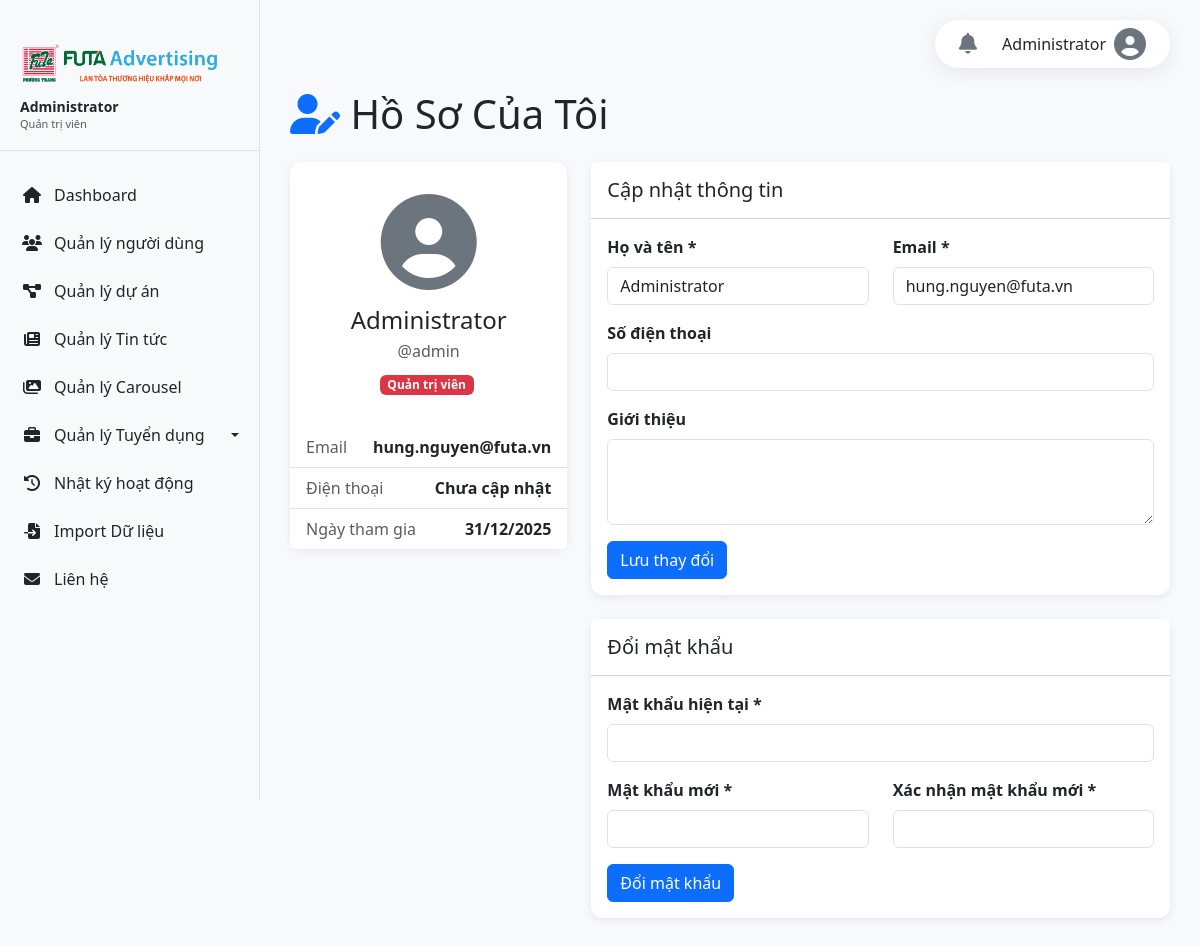
Screenshot of /admin/profile.php (signed in) with the database file from the repository.
### tables this page shows
CREATE TABLE `users` (
  `id` int(11) NOT NULL,
  `username` varchar(100) DEFAULT NULL,
  `password` varchar(255) DEFAULT NULL,
  `fullname` varchar(255) DEFAULT NULL,
  `email` varchar(255) DEFAULT NULL,
  `phone` varchar(50) DEFAULT NULL,
  `avatar` varchar(255) DEFAULT NULL,
  `bio` text DEFAULT NULL,
  `role` varchar(255) DEFAULT 'user',
  `status` enum('active','inactive') DEFAULT 'active',
  `created_at` timestamp NOT NULL DEFAULT current_timestamp()
);

### admin/profile.php (the view, shortened to what this page needs)
<?php
require_once 'auth_check.php';
$admin_id = $_SESSION['admin_id'];
$stmt = $conn->prepare("SELECT * FROM users WHERE id = ?");
$stmt->bind_param("i", $admin_id);
$stmt->execute();
$result = $stmt->get_result();
$user = $result->fetch_assoc();
$roles = [
    'user' => 'Người dùng',
    'admin' => 'Quản trị viên',
    'user_manager' => 'Quản lý người dùng',
    'project_manager' => 'Quản lý dự án',
    'carousel_manager' => 'Quản lý Carousel',
    'news_manager' => 'Quản lý Tin tức',
    'recruitment_manager' => 'Quản lý tuyển dụng',
    'contact_manager' => 'Quản lý liên hệ'
];
$role_colors = [
    'user' => 'secondary', 'admin' => 'danger',
    'user_manager' => 'dark', 'project_manager' => 'primary',
    'carousel_manager' => 'info', 'news_manager' => 'success',
    'recruitment_manager' => 'warning', 'contact_manager' => 'secondary'
];
?>
<!DOCTYPE html>
<html lang="vi">
<head>
    <link href="https://cdn.jsdelivr.net/npm/bootstrap@5.3.3/dist/css/bootstrap.min.css" rel="stylesheet">
    <link rel="stylesheet" href="https://cdnjs.cloudflare.com/ajax/libs/font-awesome/6.5.2/css/all.min.css">
</head>
<body>
<?php include 'sidebar.php'; ?>
<div class="main-content">
    <h1 class="mb-4"><i class="fas fa-user-edit text-primary"></i> Hồ Sơ Của Tôi</h1>
    <div class="row">
        <div class="col-lg-4">
            <div class="card mb-4">
                <div class="card-body profile-header">
                    <i class="fas fa-user-circle fa-6x text-secondary mb-3"></i>
                    <h4 class="card-title mb-1"><?php echo htmlspecialchars($user['fullname']); ?></h4>
                    <p class="text-muted mb-2">@<?php echo htmlspecialchars($user['username']); ?></p>
                    <span class="fs-6">
                        <?php
                            $user_roles_arr = !empty($user['role']) ? explode(',', $user['role']) : [];
                            foreach ($user_roles_arr as $r) {
                                $r = trim($r);
                                echo '<span class="badge bg-'.($role_colors[$r] ?? 'secondary').' me-1">'.($roles[$r] ?? ucfirst($r)).'</span>';
                            }
                        ?>
                    </span>
                </div>
                <ul class="list-group list-group-flush">
                    <li class="list-group-item d-flex justify-content-between align-items-center">
                        <span class="text-muted">Email</span>
                        <strong><?php echo htmlspecialchars($user['email']); ?></strong>
                    </li>
                    <li class="list-group-item d-flex justify-content-between align-items-center">
                        <span class="text-muted">Điện thoại</span>
                        <strong><?php echo htmlspecialchars($user['phone'] ?: 'Chưa cập nhật'); ?></strong>
                    </li>
                    <li class="list-group-item d-flex justify-content-between align-items-center">
                        <span class="text-muted">Ngày tham gia</span>
                        <strong><?php echo date('d/m/Y', strtotime($user['created_at'])); ?></strong>
                    </li>
                </ul>
            </div>
        </div>
        <div class="col-lg-8">
            <div class="card mb-4">
                <div class="card-header bg-white py-3">
                    <h5 class="mb-0">Cập nhật thông tin</h5>
                </div>
                <div class="card-body">
                    <form method="POST">
                        <div class="row">
                            <div class="col-md-6 mb-3">
                                <label class="form-label">Họ và tên *</label>
                                <input type="text" class="form-control" name="fullname" value="<?php echo htmlspecialchars($user['fullname']); ?>" required>
                            </div>
                            <div class="col-md-6 mb-3">
                                <label class="form-label">Email *</label>
                                <input type="email" class="form-control" name="email" value="<?php echo htmlspecialchars($user['email']); ?>" required>
                            </div>
                        </div>
                        <div class="mb-3">
                            <label class="form-label">Số điện thoại</label>
                            <input type="text" class="form-control" name="phone" value="<?php echo htmlspecialchars($user['phone']); ?>">
                        </div>
                        <div class="mb-3">
                            <label class="form-label">Giới thiệu</label>
                            <textarea class="form-control" name="bio" rows="3"><?php echo htmlspecialchars($user['bio']); ?></textarea>
                        </div>
                        <button type="submit" class="btn btn-primary">Lưu thay đổi</button>
                    </form>
                </div>
            </div>
            <div class="card">
                <div class="card-header bg-white py-3">
                    <h5 class="mb-0">Đổi mật khẩu</h5>
                </div>
                <div class="card-body">
                    <form method="POST">
                        <div class="mb-3">
                            <label class="form-label">Mật khẩu hiện tại *</label>
                            <input type="password" class="form-control" name="current_password" required>
                        </div>
                        <div class="row">
                            <div class="col-md-6 mb-3">
                                <label class="form-label">Mật khẩu mới *</label>
                                <input type="password" class="form-control" name="new_password" required>
                            </div>
                            <div class="col-md-6 mb-3">
                                <label class="form-label">Xác nhận mật khẩu mới *</label>
                                <input type="password" class="form-control" name="confirm_password" required>
                            </div>
                        </div>
                        <button type="submit" class="btn btn-primary">Đổi mật khẩu</button>
                    </form>
                </div>
            </div>
        </div>
    </div>
</div>
</body>
</html>

### admin/profile.php (style rules this page uses)
body { background: #f7f9fc; }
.card { border-radius: 12px; box-shadow: 0 2px 8px rgba(0,0,0,0.08); border: none; }
.profile-header { text-align: center; padding: 2rem 1rem; }
.form-label { font-weight: 600; }

### admin/sidebar.php (style rules this page uses)
.main-content { margin-left: 260px; padding: 30px; padding-top: 90px; min-height: 100vh; }

### rows the page displays
users: fullname "Administrator", username "admin", role "Quản trị viên", email "hung.nguyen@futa.vn", phone "Chưa cập nhật", created_at "31/12/2025"

### other values shown
$_SESSION['admin_fullname'] "Administrator"
$display_role_str "Quản trị viên"
